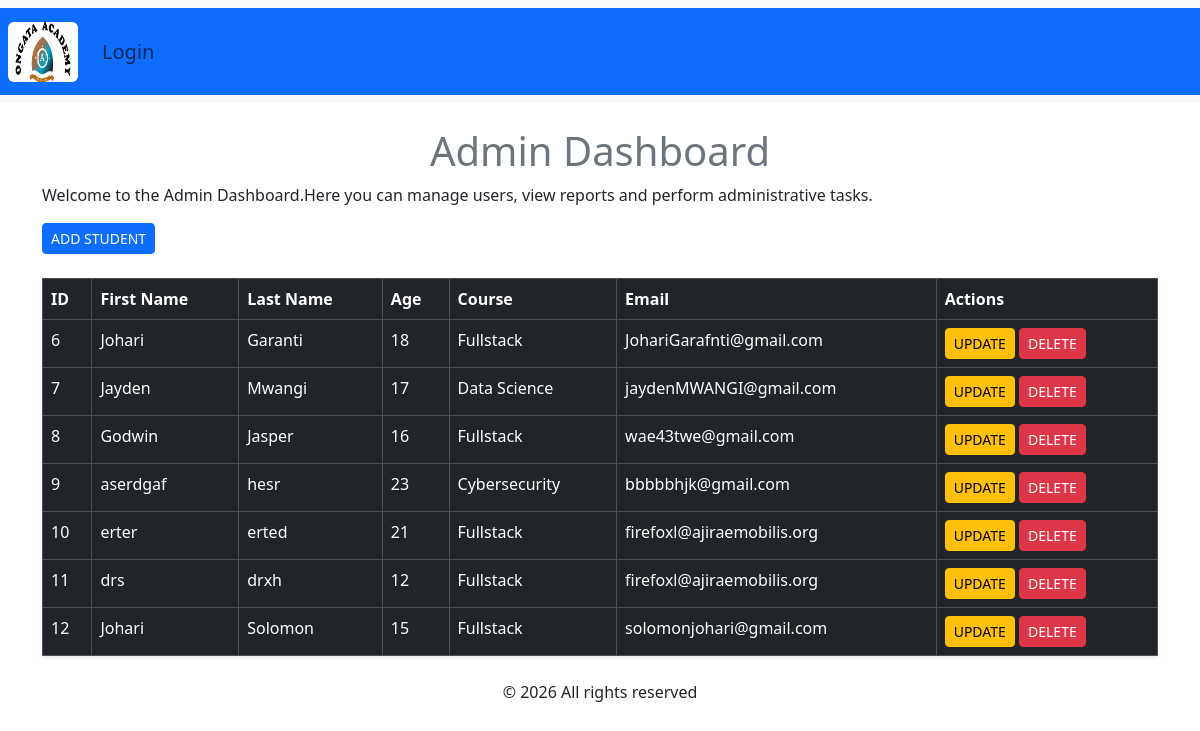
The page /students/ on the database its author committed.
### myapp/models.py (models this page shows, shortened)
class Student(models.Model):
    firstname= models.CharField(max_length=21)
    lastname= models.CharField(max_length=21)
    age= models.IntegerField()
    course=models.CharField()
    email = models.EmailField(null=True, blank=True)

### myapp/views.py (the view)
# urls.py: path('students/', views.read_students, name='students'),
def read_students(request):
    students=Student.objects.all()
    return render(request, 'Admin/admindashboard.html',{'students':students})

### myapp/templates/Admin/admindashboard.html (shortened to what this page needs)
{% extends "base.html" %}
{% block content %}
 <div class="container mt-4">
    <h1 class="text-secondary text-center">Admin Dashboard</h1>
    <p>Welcome to the Admin Dashboard.Here you can manage users, view reports and perform administrative tasks.</p>
    <a href="{% url 'add'%}" class="btn btn-primary btn-sm">ADD STUDENT</a>
    <table class="table table-primary table-bordered mt-4 shadow-sm table-dark table-hover">
        <thead>
            <tr>
                <th scope="col">ID</th>
                <th scope="col">First Name</th>
                <th scope="col">Last Name</th>
                <th scope="col">Age</th>
                <th scope="col">Course</th>
                <th scope="col">Email</th>
                <th scope="col">Actions</th>
            </tr>
        </thead>
        <tbody>
            {% for x in students %}
            <tr>
                <td>{{ x.id }}</td>
                <td>{{ x.firstname }}</td>
                <td>{{ x.lastname }}</td>
                <td>{{ x.age }}</td>
                <td>{{ x.course }}</td>
                <td>{{x.email }}</td>
                <td>
                    <a href="{% url 'update' x.id %}" class="btn btn-warning btn-sm">UPDATE</a>
                    <a href="{% url 'delete' x.id %}" class="btn btn-danger btn-sm " onclick='confirm("Are you sure you want to delete {{x.firstname}}?")'>DELETE</a>
                </td>
            </tr>
            {% empty %}
            <tr>
                <td colspan="6" class="text-center">No students found</td>
            </tr>
            {% endfor %}
        </tbody>
    </table>
</div>
{% endblock %}

### rows shown on the page
Student: id "6", firstname "Johari", lastname "Garanti", age "18", course "Fullstack", email "JohariGarafnti@gmail.com"
Student: id "7", firstname "Jayden", lastname "Mwangi", age "17", course "Data Science", email "jaydenMWANGI@gmail.com"
Student: id "8", firstname "Godwin", lastname "Jasper", age "16", course "Fullstack", email "wae43twe@gmail.com"
Student: id "9", firstname "aserdgaf", lastname "hesr", age "23", course "Cybersecurity", email "bbbbbhjk@gmail.com"
Student: id "10", firstname "erter", lastname "erted", age "21", course "Fullstack", email "firefoxl@ajiraemobilis.org"
Student: id "11", firstname "drs", lastname "drxh", age "12", course "Fullstack", email "firefoxl@ajiraemobilis.org"
Student: id "12", firstname "Johari", lastname "Solomon", age "15", course "Fullstack", email "solomonjohari@gmail.com"
